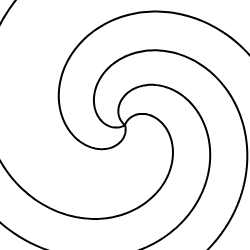
Frame 1 (no input)
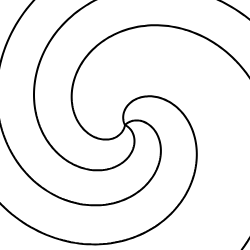
Frame 60 (no input)
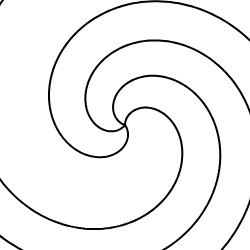
Frame 120 (the mouse pressed at the canvas centre since frame 60)

The p5.js sketch that drew these frames (run headless with seeded random() and noise() and a simulated clock; from frame 60 on, the mouse is pressed at the canvas centre):

// p5.js sketch
// ── sketch.js
let angle = 0; 
let speed = 0.05; 
let numArms = 4; 
  
function setup() { 
  createCanvas(250, 250); 
  noFill(); 
} 
  
function draw() { 
  background('white'); 
  translate(width / 2, height / 2); 
  for (let i = 0; i < numArms; i++) { 
    rotate(-10 / numArms); 
    spiralArm(200); 
  } 
  angle += speed; 
} 
  
function spiralArm(len) { 
  stroke(0); 
  strokeWeight(2); 
  beginShape(); 
  for (let i = 0; i < 200; i++) { 
    let r = map(i, 0, 200, 0, len); 
    let theta = map(i, 0, 200, 0, TWO_PI) + angle; 
    let x = r * cos(theta); 
    let y = r * sin(theta); 
    vertex(x, y); 
  } 
  endShape(); 
} 
